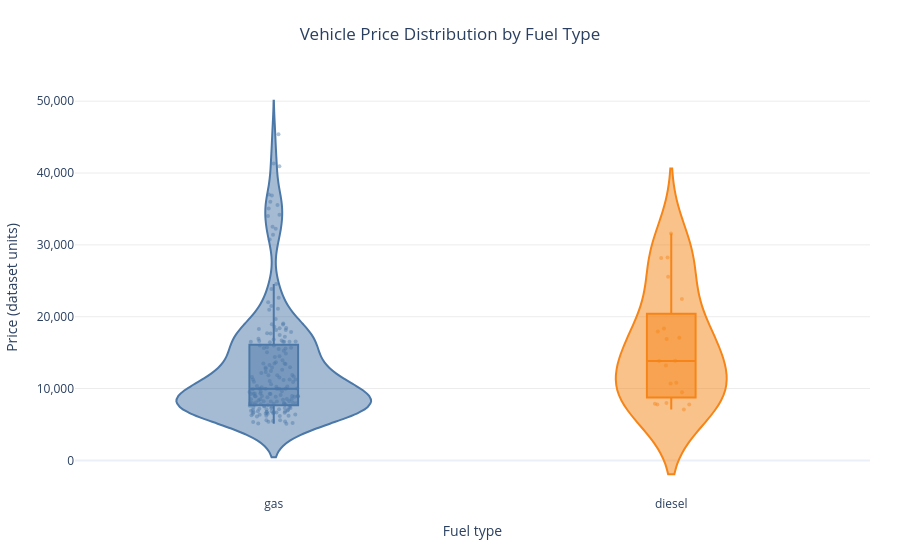

Notebook source saved alongside this figure:
### Markdown cell above
> **Key Findings — Engine Size, Price and Drive-Wheel Type**
>
> - **Rear-wheel drive (rwd):** RWD vehicles appear across a wider range of engine sizes and prices, including many of the highest-priced vehicles in the dataset.
>
> - **Front-wheel drive (fwd):** FWD vehicles are concentrated mainly at lower engine sizes and lower-to-middle price levels.
>
> - **Four-wheel drive (4wd):** Relatively few 4WD observations are visible, so conclusions about this group should be cautious.
>
> - **Engine size and price:** The positive relationship between engine size and price is visible across the plot, but the distribution differs between drive-wheel groups.
>
> **Business implication:** Drive-wheel type may be a useful feature for predicting car prices, alongside engine size, horsepower, and curb weight.
>
> **Limitation:** The plot shows associations, not causation. Differences between groups may also reflect other vehicle characteristics, and the smaller 4WD group limits comparisons.

### Code cell
# Compare fuel-type price distributions; include observations because the diesel group is smaller
fig = px.violin(
    df, x="fueltype", y="price", color="fueltype", box=True, points="all",
    hover_data=["car_model"], title="Vehicle Price Distribution by Fuel Type",
    labels={"fueltype": "Fuel type", "price": "Price (dataset units)", "car_model": "Car model"},
    color_discrete_sequence=["#4C78A8", "#F58518"]
)
fig.update_traces(jitter=0.25, pointpos=0, marker={"size": 4, "opacity": 0.45})
fig.update_layout(
    template="plotly_white", title={"x": 0.5}, showlegend=False,
    xaxis_title="Fuel type", yaxis_title="Price (dataset units)",
    yaxis_tickformat=",.0f", font={"size": 12},
    margin={"l": 75, "r": 30, "t": 80, "b": 65}
)
fig.update_yaxes(showgrid=True, gridcolor="rgba(0,0,0,0.08)")
fig.show()

### Figure 1 — Plotly figure (JSON) as saved in the notebook; plotly's stock layout.template omitted (floating-point values rounded to 4 significant figures; data arrays with more than 128 entries replaced by an {"elided": "..."} marker saying what was removed)
{"data": [{"alignmentgroup": "True", "box": {"visible": true}, "customdata": {"elided": "185x1 str values"}, "hovertemplate": "Fuel type=%{x}<br>Price (dataset units)=%{y}<br>Car model=%{customdata[0]}<extra></extra>", "jitter": 0.25, "legendgroup": "gas", "marker": {"color": "#4C78A8", "opacity": 0.45, "size": 4}, "name": "gas", "offsetgroup": "gas", "orientation": "v", "pointpos": 0, "points": "all", "scalegroup": "True", "showlegend": true, "type": "violin", "x": {"elided": "185 str values"}, "x0": " ", "xaxis": "x", "y": {"elided": "185 float values"}, "y0": " ", "yaxis": "y"}, {"alignmentgroup": "True", "box": {"visible": true}, "customdata": [["glc deluxe"], ["rx-7 gs"], ["electra 225 custom"], ["century luxus (sw)"], ["century"], ["skyhawk"], ["gt-r"], ["304"], ["504"], ["604sl"], ["505s turbo diesel"], ["504"], ["corona"], ["corolla"], ["celica gt"], ["rabbit"], ["model 111"], ["super beetle"], ["rabbit custom"], ["246"]], "hovertemplate": "Fuel type=%{x}<br>Price (dataset units)=%{y}<br>Car model=%{customdata[0]}<extra></extra>", "jitter": 0.25, "legendgroup": "diesel", "marker": {"color": "#F58518", "opacity": 0.45, "size": 4}, "name": "diesel", "offsetgroup": "diesel", "orientation": "v", "pointpos": 0, "points": "all", "scalegroup": "True", "showlegend": true, "type": "violin", "x": ["diesel", "diesel", "diesel", "diesel", "diesel", "diesel", "diesel", "diesel", "diesel", "diesel", "diesel", "diesel", "diesel", "diesel", "diesel", "diesel", "diesel", "diesel", "diesel", "diesel"], "x0": " ", "xaxis": "x", "y": [10795, 18344, 25552, 28248, 28176, 31600, 7099, 13200, 13860, 16900, 17075, 17950, 7898, 7788, 10698, 7775, 7995, 9495, 13845, 22470], "y0": " ", "yaxis": "y"}], "layout": {"font": {"size": 12}, "legend": {"title": {"text": "Fuel type"}, "tracegroupgap": 0}, "margin": {"b": 65, "l": 75, "r": 30, "t": 80}, "showlegend": false, "title": {"text": "Vehicle Price Distribution by Fuel Type", "x": 0.5}, "violinmode": "overlay", "xaxis": {"anchor": "y", "categoryarray": ["gas", "diesel"], "categoryorder": "array", "domain": [0, 1], "title": {"text": "Fuel type"}}, "yaxis": {"anchor": "x", "domain": [0, 1], "gridcolor": "rgba(0,0,0,0.08)", "showgrid": true, "tickformat": ",.0f", "title": {"text": "Price (dataset units)"}}}}
